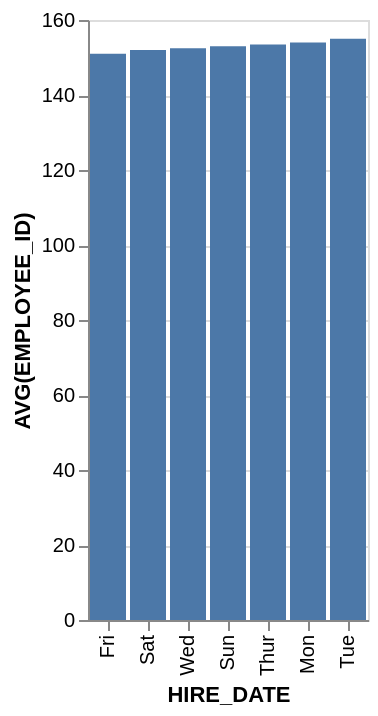

This figure's Vega-Lite source:
### Vega-Lite specification from a JSON file in a GitHub repository (floating-point values rounded to 4 significant figures)
{"data": {"values": [{"x_data": "Fri", "y_data": 151}, {"x_data": "Sat", "y_data": 152}, {"x_data": "Wed", "y_data": 152.5}, {"x_data": "Sun", "y_data": 153}, {"x_data": "Thur", "y_data": 153.5}, {"x_data": "Mon", "y_data": 154}, {"x_data": "Tue", "y_data": 155}]}, "mark": "bar", "encoding": {"x": {"field": "x_data", "type": "nominal", "title": "HIRE_DATE", "sort": {"op": "sum", "field": "y_data", "order": "ascending"}}, "y": {"field": "y_data", "type": "quantitative", "title": "AVG(EMPLOYEE_ID)"}}}
